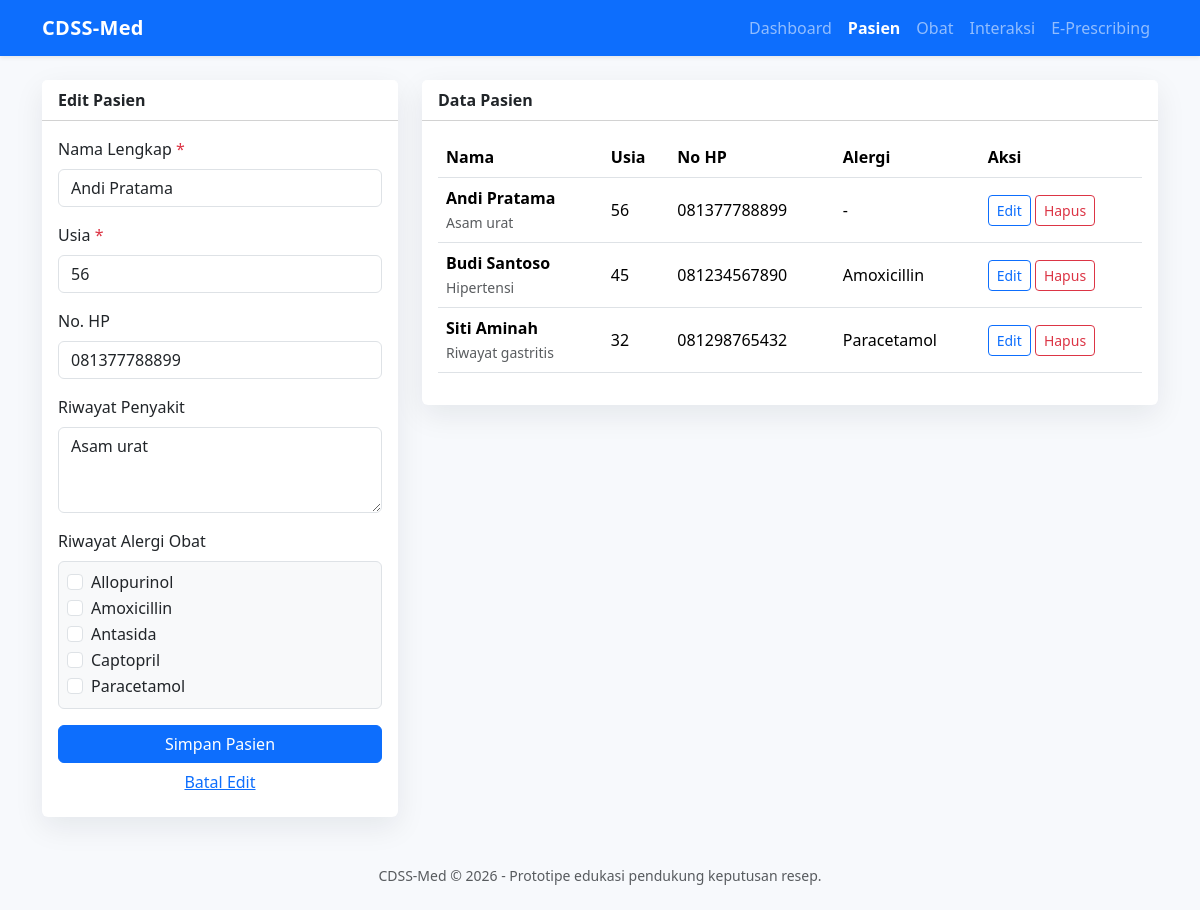
Page /pasien.php?edit=3 on the committed database.
### tables this page shows
CREATE TABLE pasien (
    id INT AUTO_INCREMENT PRIMARY KEY,
    nama_lengkap VARCHAR(120) NOT NULL,
    usia INT NOT NULL,
    no_hp VARCHAR(25) NULL,
    riwayat_penyakit TEXT NULL,
    created_at TIMESTAMP DEFAULT CURRENT_TIMESTAMP
);

CREATE TABLE obat (
    id INT AUTO_INCREMENT PRIMARY KEY,
    nama_obat VARCHAR(120) NOT NULL UNIQUE,
    kategori VARCHAR(80) NULL,
    harga DECIMAL(12,2) NOT NULL DEFAULT 0,
    created_at TIMESTAMP DEFAULT CURRENT_TIMESTAMP
);

### koneksi.php (called while the page is built, shortened)
<?php
function e(?string $value): string
{
    return htmlspecialchars((string) $value, ENT_QUOTES, 'UTF-8');
}

### pasien.php (the view, shortened to what this page needs)
<?php
require_once 'koneksi.php';
$edit = null;
$selectedAlergi = array();
if (isset($_GET['edit'])) {
    $stmt = $pdo->prepare('SELECT * FROM pasien WHERE id = ?');
    $stmt->execute(array((int) $_GET['edit']));
    $edit = $stmt->fetch();
    if ($edit) {
        $stmt = $pdo->prepare('SELECT obat_id FROM alergi_pasien WHERE pasien_id = ?');
        $stmt->execute(array((int) $edit['id']));
        $selectedAlergi = array_map('intval', $stmt->fetchAll(PDO::FETCH_COLUMN));
    }
}
$obatList = $pdo->query('SELECT * FROM obat ORDER BY nama_obat')->fetchAll();
$pasienList = $pdo->query(
    "SELECT p.*, GROUP_CONCAT(o.nama_obat ORDER BY o.nama_obat SEPARATOR ', ') AS daftar_alergi
     FROM pasien p
     LEFT JOIN alergi_pasien ap ON ap.pasien_id = p.id
     LEFT JOIN obat o ON o.id = ap.obat_id
     GROUP BY p.id
     ORDER BY p.nama_lengkap"
)->fetchAll();
require 'header.php';
?>
<div class="row g-4">
    <div class="col-lg-4">
        <div class="card">
            <div class="card-header bg-white fw-semibold"><?= $edit ? 'Edit Pasien' : 'Tambah Pasien'; ?></div>
            <div class="card-body">
                <form method="post">
                    <div class="mb-3">
                        <label class="form-label required">Nama Lengkap</label>
                        <input type="text" name="nama_lengkap" class="form-control" value="<?= e(isset($edit['nama_lengkap']) ? $edit['nama_lengkap'] : ''); ?>" required>
                    </div>
                    <div class="mb-3">
                        <label class="form-label required">Usia</label>
                        <input type="number" name="usia" class="form-control" min="1" value="<?= e(isset($edit['usia']) ? $edit['usia'] : ''); ?>" required>
                    </div>
                    <div class="mb-3">
                        <label class="form-label">No. HP</label>
                        <input type="text" name="no_hp" class="form-control" value="<?= e(isset($edit['no_hp']) ? $edit['no_hp'] : ''); ?>">
                    </div>
                    <div class="mb-3">
                        <label class="form-label">Riwayat Penyakit</label>
                        <textarea name="riwayat_penyakit" class="form-control" rows="3"><?= e(isset($edit['riwayat_penyakit']) ? $edit['riwayat_penyakit'] : ''); ?></textarea>
                    </div>
                    <div class="mb-3">
                        <label class="form-label">Riwayat Alergi Obat</label>
                        <div class="border rounded p-2 bg-light" style="max-height: 180px; overflow:auto;">
                            <?php foreach ($obatList as $obat): ?>
                                <div class="form-check">
                                    <input class="form-check-input" type="checkbox" name="alergi_obat[]" value="<?= e($obat['id']); ?>" id="alergi<?= e($obat['id']); ?>" <?= in_array((int) $obat['id'], $selectedAlergi, true) ? 'checked' : ''; ?>>
                                    <label class="form-check-label" for="alergi<?= e($obat['id']); ?>"><?= e($obat['nama_obat']); ?></label>
                                </div>
                            <?php endforeach; ?>
                        </div>
                    </div>
                    <button class="btn btn-primary w-100" type="submit">Simpan Pasien</button>
                    <?php if ($edit): ?><a class="btn btn-link w-100" href="pasien.php">Batal Edit</a><?php endif; ?>
                </form>
            </div>
        </div>
    </div>
    <div class="col-lg-8">
        <div class="card">
            <div class="card-header bg-white fw-semibold">Data Pasien</div>
            <div class="card-body table-responsive">
                <table class="table table-hover align-middle">
                    <thead><tr><th>Nama</th><th>Usia</th><th>No HP</th><th>Alergi</th><th>Aksi</th></tr></thead>
                    <tbody>
                    <?php foreach ($pasienList as $pasien): ?>
                        <tr>
                            <td><strong><?= e($pasien['nama_lengkap']); ?></strong><br><span class="small text-muted"><?= e($pasien['riwayat_penyakit']); ?></span></td>
                            <td><?= e($pasien['usia']); ?></td>
                            <td><?= e($pasien['no_hp']); ?></td>
                            <td><?= e($pasien['daftar_alergi'] ?: '-'); ?></td>
                            <td class="text-nowrap">
                                <a class="btn btn-sm btn-outline-primary" href="?edit=<?= e($pasien['id']); ?>">Edit</a>
                                <a class="btn btn-sm btn-outline-danger" href="?hapus=<?= e($pasien['id']); ?>" onclick="return confirm('Hapus pasien ini?')">Hapus</a>
                            </td>
                        </tr>
                    <?php endforeach; ?>
                    </tbody>
                </table>
            </div>
        </div>
    </div>
</div>
<?php require 'footer.php'; ?>

### header.php (style rules this page uses)
body { background: #f7f9fc; }
.card { border: 0; box-shadow: 0 10px 30px rgba(15, 23, 42, .08); }
.required::after { content: ' *'; color: #dc3545; }

### rows in the picture
pasien: nama_lengkap "Andi Pratama", usia "56", no_hp "081377788899", riwayat_penyakit "Asam urat", daftar_alergi "-"
obat: nama_obat "Allopurinol"
obat: nama_obat "Amoxicillin"
obat: nama_obat "Antasida"
obat: nama_obat "Captopril"
obat: nama_obat "Paracetamol"
pasien: nama_lengkap "Budi Santoso", riwayat_penyakit "Hipertensi", usia "45", no_hp "081234567890", daftar_alergi "Amoxicillin"
pasien: nama_lengkap "Siti Aminah", riwayat_penyakit "Riwayat gastritis", usia "32", no_hp "081298765432", daftar_alergi "Paracetamol"

### other values in the picture
$label "Dashboard"
$label "Pasien"
$label "Obat"
$label "Interaksi"
$label "E-Prescribing"
